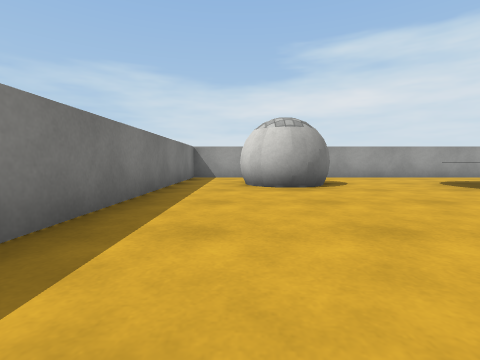
View 1 (above)

24 first-person views from a walk through a Unity game level. The camera is 0.51 m above the floor, tilts 4° down and sees 85° across. The floor is counted in squares, 1 m on a side. Each view is taken from the middle of a square. On the plan, view 1 faces up. The plan holds only what a view shows up to about 9 squares ahead; the rest is blank. The place goes on beyond the plan. Surface patterns are stand-ins for the level's own textures.

View 2
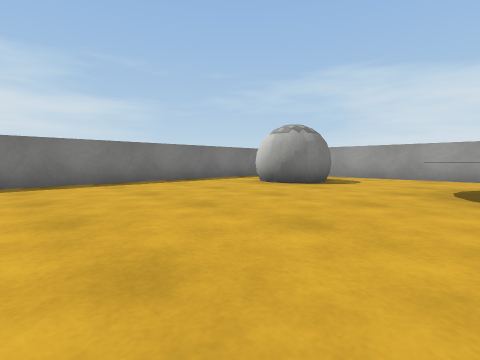

View 3
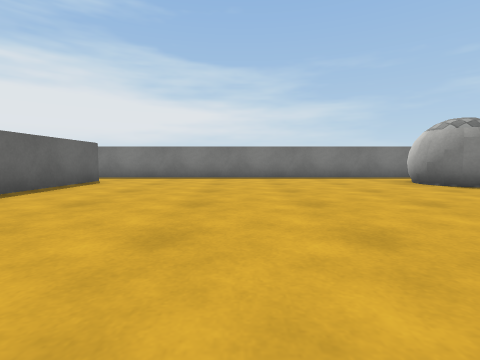

View 4
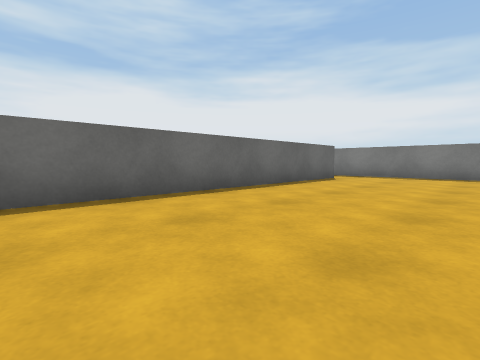

View 5
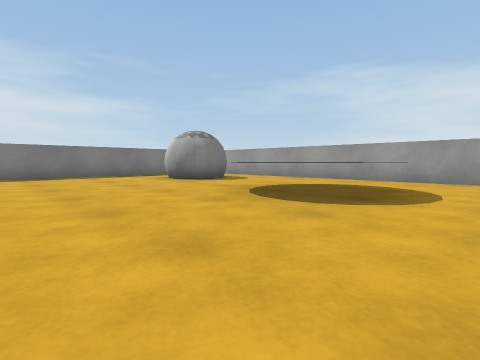

View 6
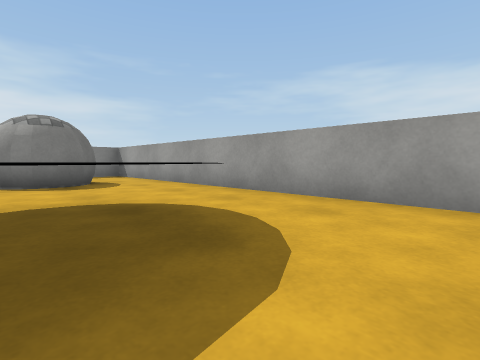

View 7
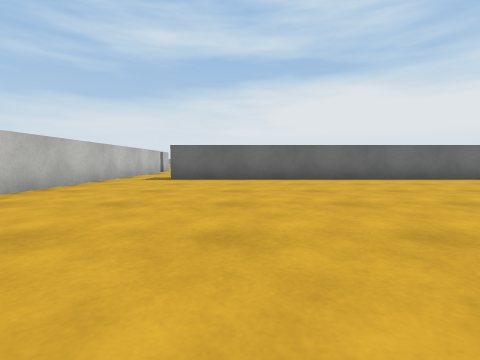

View 8
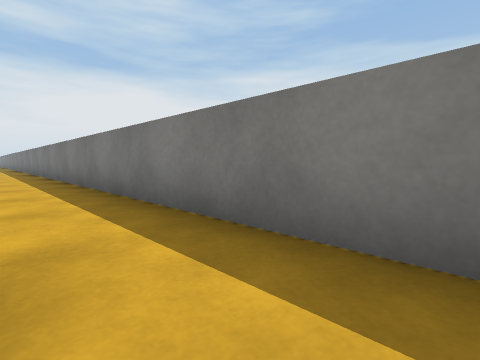

View 9
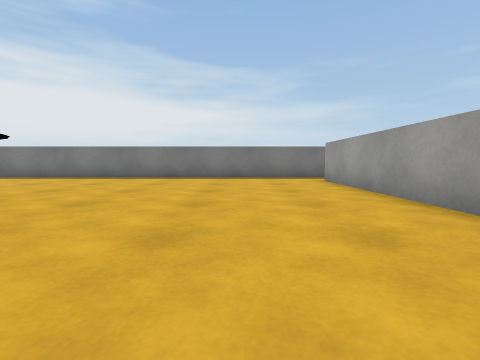

View 10
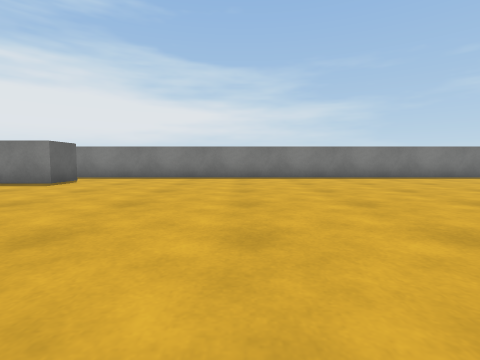

View 11
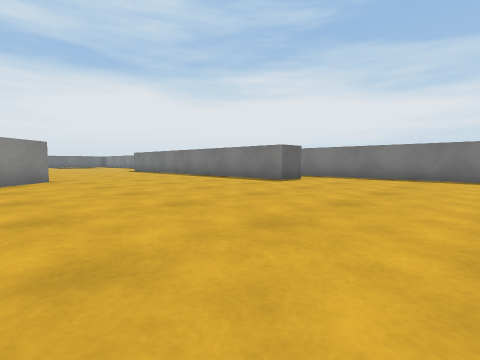

View 12
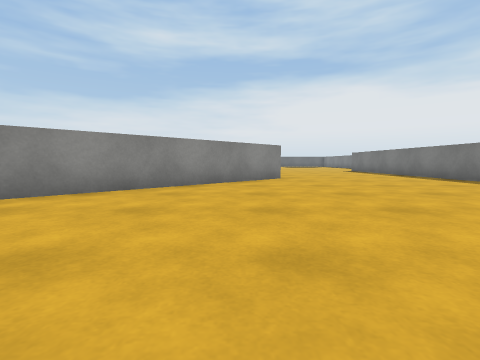

View 13
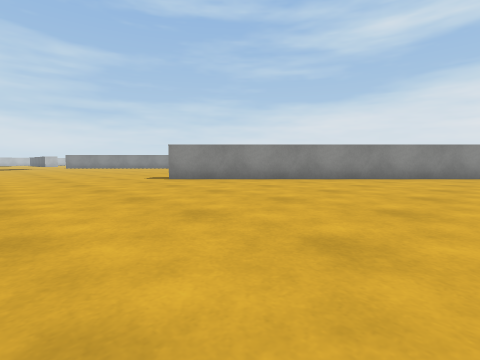

View 14
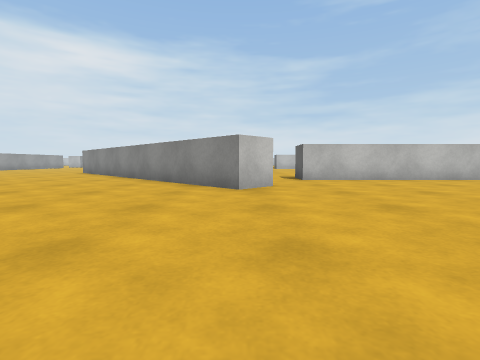

View 15
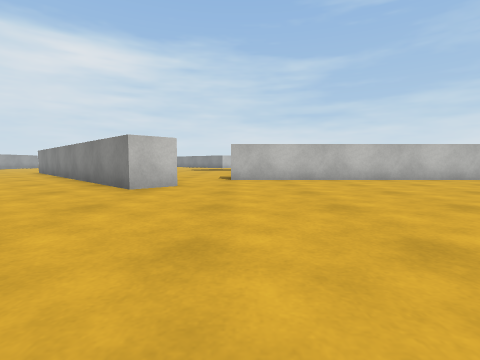

View 16
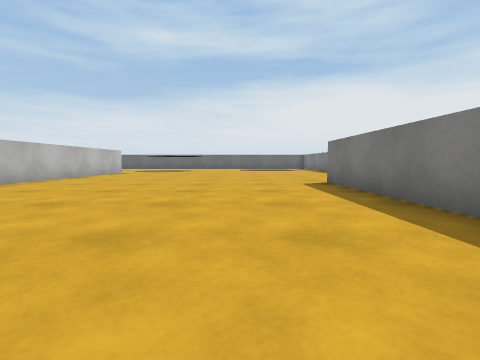

View 17
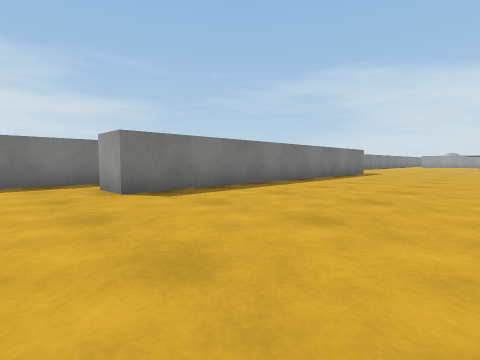

View 18
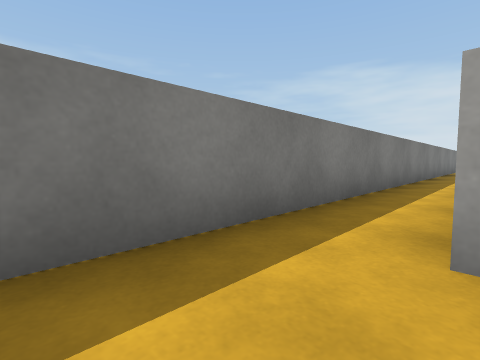

View 19
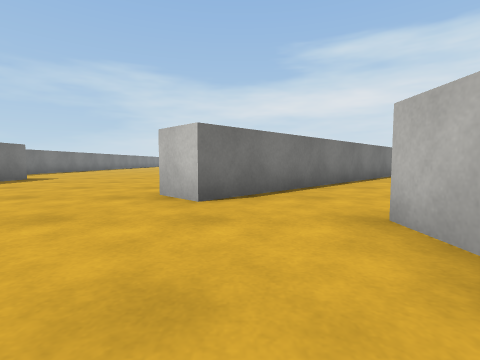

View 20
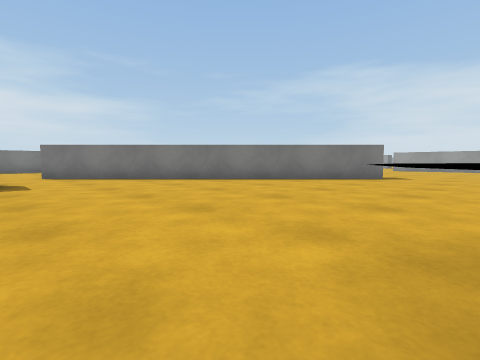

View 21
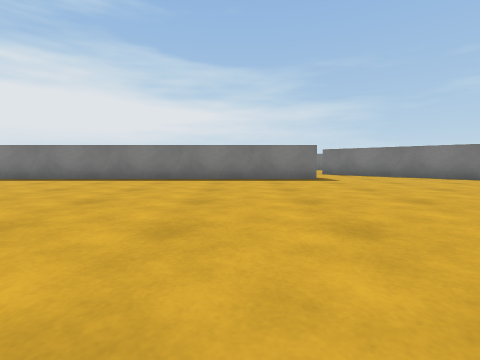

View 22
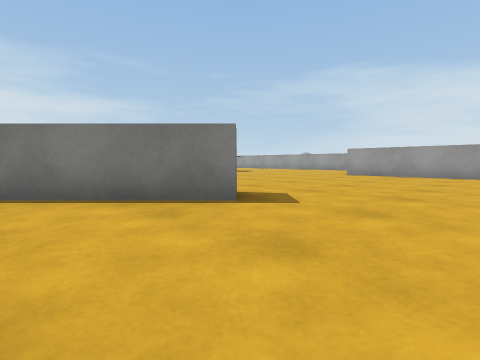

View 23
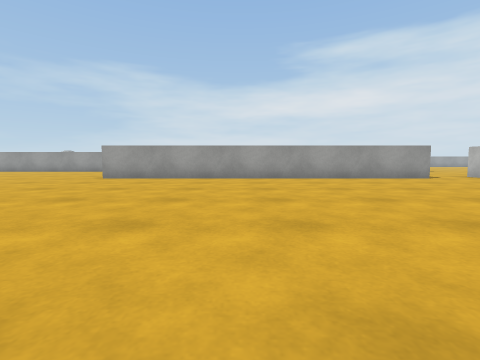

View 24
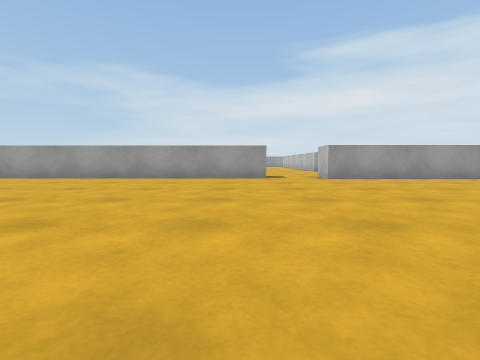

### Floor plan
Key: @ floor where view 1 was taken; # wall or solid block; . floor; ^ raised ledge; O other object.
Columns run from 2 left of view 1 to 28 right of it. Each row starts with its distance up from view 1.
  9 ###########
  8 #..........
  7 #..O.......
  6 #.OOO..^^..
  5 #..O...^^^.
  4 #......^^...
  3 #............
  2 #.............
  1 #.............#
  0 #.@...........#
 -1 #.............#
 -2 #.............#
 -3 #..##########.#
 -4 #.......     .#
 -5 #........
 -6 #.........
 -7 #........
 -8 #.......   ...          ..
 -9 #.....^    ...##########..#####
-10 #.....      ..................
-11 #.....      ..................
-12 #...... .....................
-13 #...........................
-14 #..........................
-15 #.........................
-16 #..............#....  ...
-17 #.............##...    .
-18 #............##....
-19 #...........##.....
-20 #.#........##......
-21 #.#.......##.......
-22 #.#......##........
-23 #.#.....##........^
-24 #.#...............^
-25 #.#........#.......
-26 #.#........#.......
-27 #.#........#........
-28 #.#........#.......
-29 #.#........#......
-30 #..........#.....
-31 #..........#....

Where each view was taken, in squares from view 1:
view 1: 0 up, 0 right, facing up
view 2: 0 up, 5 right, facing up-left
view 3: 1 up, 7 right, facing left
view 4: 1 up, 8 right, facing down-left
view 5: 1 up, 8 right, facing up-left
view 6: 5 up, 8 right, facing up-left
view 7: 5 up, 8 right, facing down
view 8: 2 down, 0 right, facing down-left
view 9: 6 down, 7 right, facing left
view 10: 15 down, 7 right, facing left
view 11: 15 down, 7 right, facing down-left
view 12: 15 down, 7 right, facing down
view 13: 12 down, 6 right, facing down-right
view 14: 23 down, 1 right, facing right
view 15: 25 down, 1 right, facing right
view 16: 23 down, 3 right, facing down
view 17: 31 down, 5 right, facing up-left
view 18: 31 down, 0 right, facing up-left
view 19: 27 down, 7 right, facing up
view 20: 25 down, 16 right, facing up-left
view 21: 27 down, 17 right, facing left
view 22: 19 down, 16 right, facing up-left
view 23: 17 down, 16 right, facing up
view 24: 17 down, 21 right, facing up
